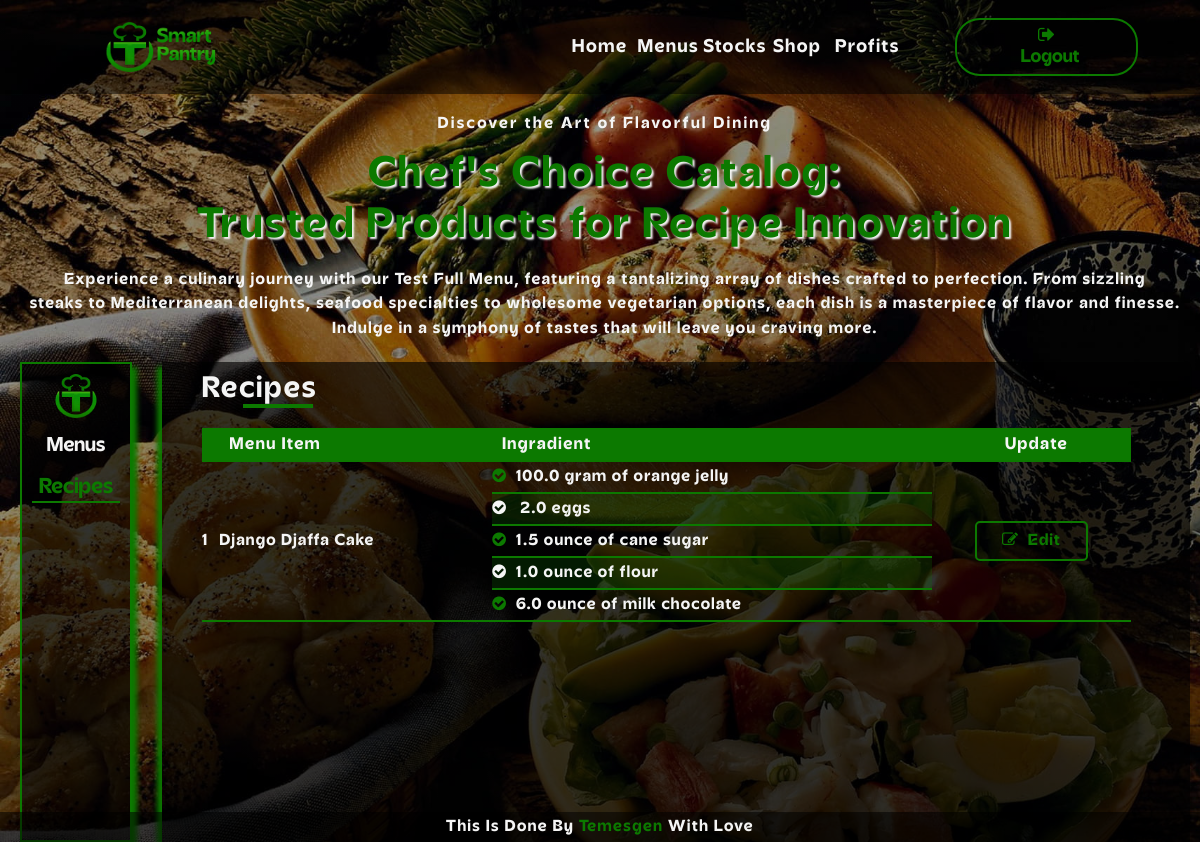
The app's page /Recipes/, older data.
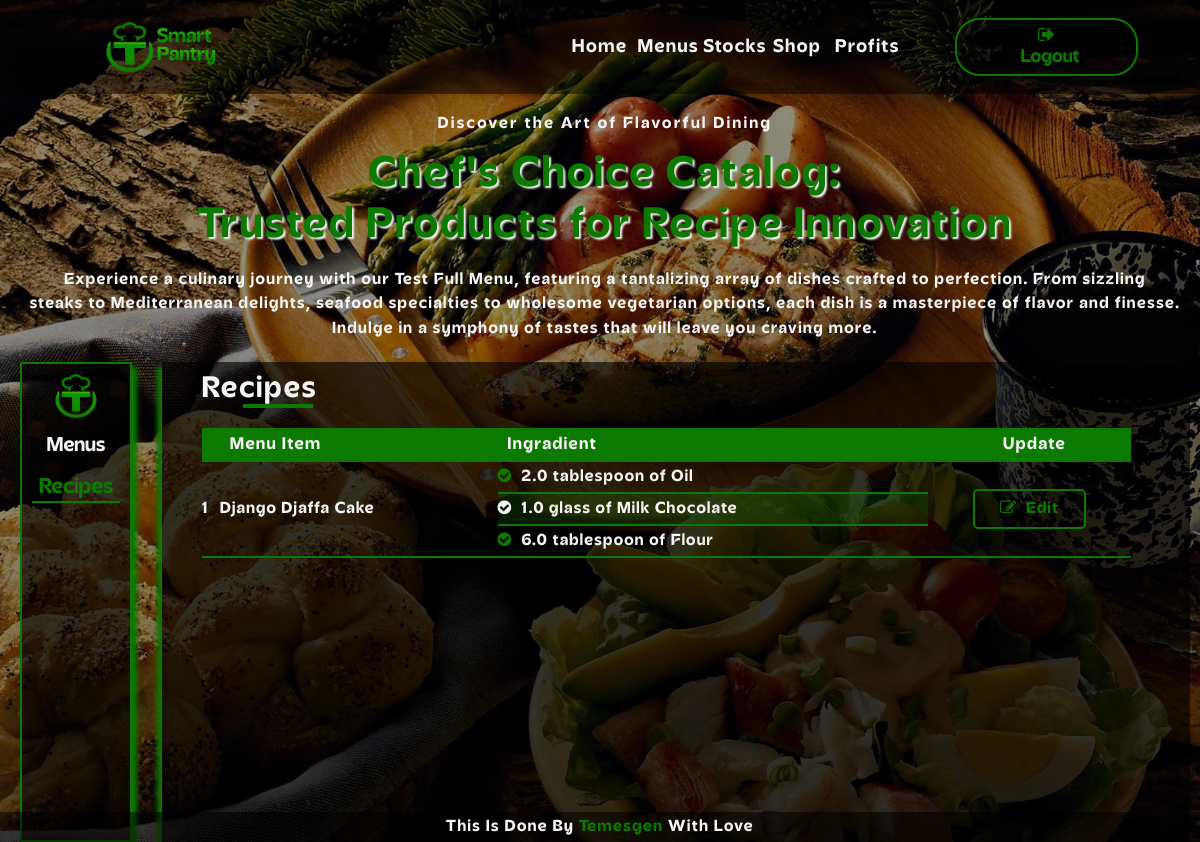
The same page, newer data.
### inventory/models.py (models this page shows)
class MenuItem(models.Model):
    Title = models.CharField(max_length=30)
    Price = models.FloatField()
    Reating = models.IntegerField(default=3)
    Status = models.BooleanField(default=True)

class RecipeRequirement(models.Model):
    Menu_item = models.ForeignKey("MenuItem", verbose_name=("Menu Item"), on_delete=models.CASCADE)
    Ingradint = models.ForeignKey("Ingradient", verbose_name=("Recipe"), on_delete=models.PROTECT)
    Quantity = models.FloatField(default=0, blank=False, null=False)
    Unit = models.CharField(default="gram", max_length=6, choices=units)

class Ingradient(models.Model):
    states = [
        ("li", "liquid"),
        ("so", "solid"),
        ("co", "count")
    ]
    Name = models.CharField(max_length=50)
    State = models.CharField(max_length=2, choices=states)
    Quantity = models.FloatField(default=0)
    Unit = models.CharField(max_length=6, choices=units)
    Unit_price = models.FloatField(default=0)

### inventory/views.py (the view)
# urls.py: path("Recipes/", views.ShowRecipe, name="recipes"),
def ShowRecipe(request):
    menu_items = MenuItem.objects.all()
    context ={
        "menu_items" : menu_items,
    }
    return render(request, "inventory/recipe.html", context)

### inventory/templatetags/my_filters.py (called while the page is built)
@register.filter(name="GetRecipe")
def GetRecipe(ids):
    recipes = RecipeRequirement.objects.filter(Menu_item = ids)
    return recipes

@register.filter(name="length")
def length(i):
    return len(i)

### inventory/templates/inventory/recipe.html (shortened to what this page needs)
{% extends "inventory/base.html" %}
{% load static %}
{% load my_filters %}
{% block head %}
<link rel="stylesheet" href="{% static 'inventory/css/menu.css' %}">
<link rel="stylesheet" href="{%static 'inventory/font-awesome/css/font-awesome.min.css' %}">
<link rel="stylesheet" href="{% static 'inventory/css/recipe.css' %}">
{% endblock %}
{% block content %}
<div class="main">
    <div class="titles">
        <p class="sub_title">Discover the Art of Flavorful Dining</p>
        <h2 class="title">Chef's Choice Catalog: <br>Trusted Products for Recipe Innovation</h2>
        <p class="description">Experience a culinary journey with our Test Full Menu, featuring a tantalizing array of dishes crafted to perfection. From sizzling <br> steaks to Mediterranean delights, seafood specialties to wholesome vegetarian options, each dish is a masterpiece of flavor and finesse. <br> Indulge in a symphony of tastes that will leave you craving more.</p>
    </div>
    <div class="my_column">
        <div class="side_bar">
            <img src="{% static 'inventory/images/logo.png' %}" alt="logo image">
            <a href="{% url 'menu_item' %}">Menus</a>
            <a href="{% url 'recipes' %}" class="current">Recipes</a>
        </div>
        <div class="tables">
            <div class="table_top">
                <h2 class="navigation_Menu">Recipes</h2>
            </div>
            <table>
                <tr>
                    <th></th>
                    <th>Menu Item</th>
                    <th>Ingradient</th>
                    <th style="text-align: center;">Update</th>
                </tr>
            {% for item in menu_items %}
                <tr>
                    <td class="number" rowspan="{{item|GetRecipe | length}}">{{ forloop.counter }}</td>
                    <td rowspan="{{item|GetRecipe | length}}" >{{ item.Title }}</td>
                        {% for rec in item|GetRecipe %}
                            {% if forloop.counter == 1 %}
                            <td>
                                {% if rec.Unit == "count" %}
                                <i class="fa fa-check-circle mycolor"></i> &nbsp;&nbsp;{{ rec.Quantity }} {{ rec.Ingradint.Name }}
                                {% else %}
                                <i class="fa fa-check-circle mycolor"></i>&nbsp;&nbsp;{{ rec.Quantity }} {{ rec.Unit }} of {{ rec.Ingradint.Name }}
                                {% endif %}
                            </td>
                            <td class="btn_box" rowspan="{{item|GetRecipe | length}}"><a href="{% url 'recipe_edit_page' item.id %}" class="btn"><i class="fa fa-pencil-square-o"></i>&nbsp;&nbsp;Edit</a></td>
                            {% else %}
                            <tr>
                                <td>
                                    {% if rec.Unit == "count" %}
                                    <i class="fa fa-check-circle mycolor"></i> &nbsp;&nbsp;{{ rec.Quantity }} {{ rec.Ingradint.Name }}
                                    {% else %}
                                    <i class="fa fa-check-circle mycolor"></i>&nbsp;&nbsp;{{ rec.Quantity }} {{ rec.Unit }} of {{ rec.Ingradint.Name }}
                                    {% endif %}
                                </td>
                            </tr>
                            {% endif %}
                        {% endfor %}
                </tr>
            {% endfor %}
            </table>
        </div>
    </div>
</div>
{% endblock %}

### inventory/templates/inventory/base.html (shortened to what this page needs)
{% load static %}
<!DOCTYPE html>
<html>
    <head>
        <link rel="stylesheet" href="{% static 'inventory/css/base.css' %}">
        <link rel="stylesheet" href="{% static 'inventory/font-awesome/css/font-awesome.min.css' %}">
        {% block head %}
        {% endblock %}
    </head>
    <body>
        <header>
            <nav>
                <div class="logo">
                    <a href="{% url 'index' %}">
                        <img src="{% static 'inventory/images/logo_name.png' %}" alt="logo image">
                    </a>
                </div>
                <div class="navigation">
                    <ul>
                        <li><a href="{% url 'index' %}" class="nav_links">Home</a></li>
                        <li><a href="{% url 'menu_item' %}" class="nav_links">Menus</a></li>
                        <li><a href="{% url 'stocks' %}" class="nav_links">Stocks</a></li>
                        <li><a href="{% url 'purchase' %}" class="nav_links">Shop</a></li>
                        <li><a href="{% url 'profit' %}" class="nav_links">Profits</a></li>
                    </ul>
                    <a href="{% url 'logout' %}" class="logout_btn"><i class="fa fa-sign-out" ></i>&nbsp;&nbsp;Logout</a>
                </div>
            </nav>
        </header>
        {% block content %}
        {% endblock %}
        <footer>
            <p>This is done by <a href="www.youtube.com" target="_blank">Temesgen</a> with Love</p>
        </footer>
    </body>
</html>

### inventory/static/inventory/css/base.css (style rules this page uses)
* { scrollbar-width: thin; scrollbar-color: var(--darkish_color) var(--primary_color); }
:root { --primary_color: rgb(12, 121, 0); --darkish_color: rgb(60, 175, 16); --secondary_color: whitesmoke; --danger_color: rgb(220, 53, 69); --blue_color: rgb(13, 110, 253); }
* { padding: 0; margin: 0; box-sizing: border-box; }
body { min-height: 100vh; font-family: "Acorn bold"; }
header { position: sticky; top: 0; background-color: rgba(0, 0, 0, 0.507); padding-inline: 10px; padding-block: 8px; }
nav { display: flex; justify-content: space-between; align-items: center; flex-wrap: nowrap; gap: 5rem; }
.logo { width: calc(30% - 10px); }
.logo a { display: block; width: 100%; display: flex; justify-content: center; }
.logo a img { width: 40%; height: auto; }
.navigation { width: calc(70% - 10px); display: flex; align-items: center; justify-content: flex-end; padding: 10px 20px 10px 20px; gap: 4rem; margin-right: 2rem; }
.navigation ul { display: flex; align-items: center; justify-content: flex-end; width: calc(70% - 10px); gap: 10px; }
.navigation ul li { list-style: none; width: 12%; }
.navigation ul li a { text-decoration: none; width: 100%; display: block; text-align: center; color: var(--secondary_color); font-size: 1.15rem; letter-spacing: 1.5px; }
.logout_btn { text-decoration: none; display: block; text-align: center; color: var(--primary_color); border: 2px solid var(--primary_color); padding: 6px 50px; font-size: 1.15rem; border-radius: 25px; }
footer { position: fixed; bottom: 0; display: flex; justify-content: center; background-color: rgba(0, 0, 0, 0.534); width: 100%; padding: 5px; text-transform: capitalize; }
footer p { letter-spacing: 1.5px; color: var(--secondary_color); }
footer p a { color: var(--primary_color); text-decoration: none; }

### inventory/static/inventory/css/recipe.css (style rules this page uses)
.tables table { height: fit-content; }
.tables table tr td .btn { padding: 10px 25px; }
.btn_box { text-align: center; }
.tables table tr td .mycolor { color: var(--primary_color); }
.tables table tr:nth-child(odd) td .mycolor { color: var(--secondary_color); }

Row changes from the older to the newer data that the page shows:
removed RecipeRequirement: Quantity "1.0", Unit "ounce", Ingradint.Name "flour"
removed RecipeRequirement: Quantity "6.0", Unit "ounce", Ingradint.Name "milk chocolate"
changed RecipeRequirement: Quantity "100.0" → "2.0"; Unit "gram" → "tablespoon"; Ingradint.Name "orange jelly" → "Oil"
changed RecipeRequirement: Unit (not shown) → "glass"; Quantity "2.0" → "1.0"; Ingradint.Name "eggs" → "Milk Chocolate"
changed RecipeRequirement: Quantity "1.5" → "6.0"; Unit "ounce" → "tablespoon"; Ingradint.Name "cane sugar" → "Flour"
